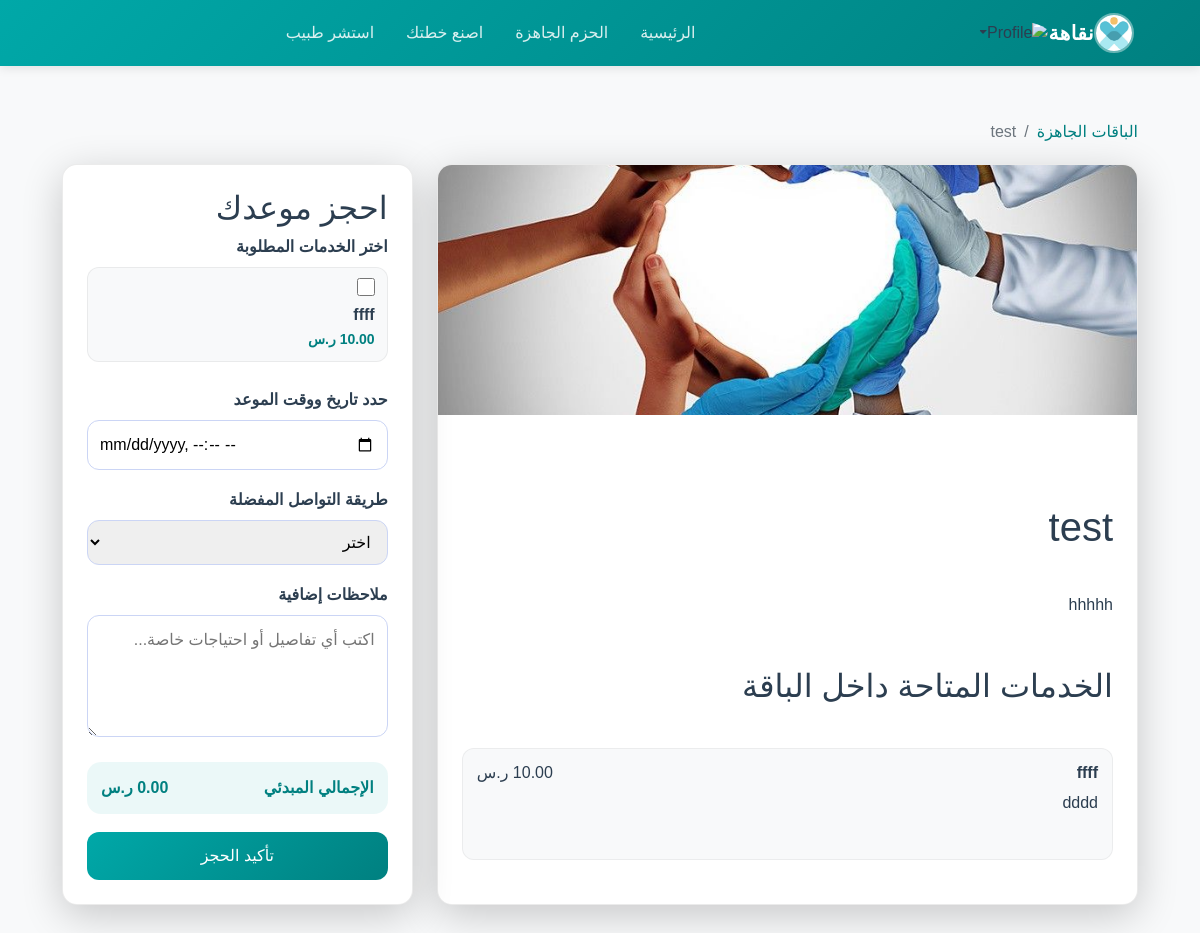
Screenshot of /book_package/3 (signed in) with the database file from the repository.
### models.py (models this page shows)
class Package(db.Model):
    id = db.Column(db.Integer, primary_key=True)
    title = db.Column(db.String(100))
    description = db.Column(db.Text)
    image = db.Column(db.String(200))
    provider_id = db.Column(db.Integer, db.ForeignKey('company.id'))
    approved_by = db.Column(db.Integer, db.ForeignKey('admin.id'))
    status = db.Column(db.String(50), default="pending")
    admin_note = db.Column(db.Text)
    status_updated_at = db.Column(db.DateTime)
    services = db.relationship("PackageService", backref="package", lazy=True)
    bookings = db.relationship("Booking", backref="package", lazy=True)
    doctor_service_links = db.relationship("DoctorServiceLink", backref="package", lazy=True)

class PackageService(db.Model):
    id = db.Column(db.Integer, primary_key=True)
    package_id = db.Column(db.Integer, db.ForeignKey('package.id'))
    service_name = db.Column(db.String(100))
    service_description = db.Column(db.Text)
    service_price = db.Column(db.Float)
    selections = db.relationship(
        "BookingServiceSelection",
        backref="package_service",
        lazy=True
    )
    doctor_links = db.relationship("DoctorServiceLink", backref="package_service", lazy=True)

### app.py (the view, shortened to what this page needs)
@app.route('/book_package/<int:package_id>', methods=['GET', 'POST'])
def book_package(package_id):
    if 'user_id' not in session:
        flash("يجب تسجيل الدخول أولاً", "danger")
        return redirect(url_for('login'))
    user_id = session['user_id']
    user = User.query.get(user_id)
    package = (
        Package.query
        .options(joinedload(Package.services))
        .get_or_404(package_id)
    )
    if package.status != 'approved':
        flash("هذه الباقة غير متاحة للحجز حالياً", "danger")
        return redirect(url_for('ready_packages'))
    if not package.services:
        flash("هذه الباقة لا تحتوي على خدمات متاحة للحجز حالياً", "danger")
        return redirect(url_for('ready_packages'))
    selected_services = package.services
    return render_template('book_package.html', package=package, services=selected_services, user=user)

### templates/book_package.html (shortened to what this page needs)
{% extends "base.html" %}
{% block content %}
<section class="booking-section">
  <div class="breadcrumb">
    <a href="{{ url_for('ready_packages') }}">الباقات الجاهزة</a>
    <span>/</span>
    <span>{{ package.title }}</span>
  </div>
  <div class="booking-layout">
    <article class="package-summary">
      <img src="{{ url_for('static', filename='images/' ~ package.image) }}" alt="{{ package.title }}">
      <div class="info">
        <h1>{{ package.title }}</h1>
        <p>{{ package.description }}</p>
        {% if services %}
          <h2>الخدمات المتاحة داخل الباقة</h2>
          <ul>
            {% for service in services %}
              <li>
                <div class="service-head">
                  <strong>{{ service.service_name }}</strong>
                  {% if service.service_price is not none %}
                    <span>{{ '%.2f' | format(service.service_price) }} ر.س</span>
                  {% endif %}
                </div>
                {% if service.service_description %}
                  <p>{{ service.service_description }}</p>
                {% endif %}
              </li>
            {% endfor %}
          </ul>
        {% endif %}
      </div>
    </article>
    <aside class="booking-form-card">
      <h2>احجز موعدك</h2>
      <form method="POST" class="booking-form">
        <div class="form-group">
          <label>اختر الخدمات المطلوبة</label>
          <div class="services-options">
            {% for service in services %}
              <label class="service-option">
                <input type="checkbox" name="service_ids" value="{{ service.id }}" data-price="{{ service.service_price or 0 }}">
                <span>
                  <strong>{{ service.service_name }}</strong>
                  {% if service.service_price is not none %}
                    <small>{{ '%.2f' | format(service.service_price) }} ر.س</small>
                  {% endif %}
                </span>
              </label>
            {% endfor %}
          </div>
        </div>
        <div class="form-group">
          <label for="scheduled_for">حدد تاريخ ووقت الموعد</label>
          <input type="datetime-local" id="scheduled_for" name="scheduled_for" required>
        </div>
        <div class="form-group">
          <label for="contact_method">طريقة التواصل المفضلة</label>
          <select id="contact_method" name="contact_method">
            <option value="">اختر</option>
          </select>
        </div>
        <div class="form-group">
          <label for="notes">ملاحظات إضافية</label>
          <textarea id="notes" name="notes" placeholder="اكتب أي تفاصيل أو احتياجات خاصة..." rows="4"></textarea>
        </div>
        <div class="summary">
          <span>الإجمالي المبدئي</span>
          <strong id="total">0.00 ر.س</strong>
        </div>
        <button type="submit" class="btn-primary">تأكيد الحجز</button>
      </form>
    </aside>
  </div>
</section>
{% endblock %}

### static/css/style.css (style rules this page uses)
:root { --primary-color: #0ea5e9; --secondary-color: #0f172a; --accent-color: #fbbf24; --success-color: #28a745; --dark-color: #1a1a1a; --light-bg: #f8f9fa; --text-primary: #2c3e50; --text-secondary: #6c757d; --border-radius: 15px; --transition: all 0.3s ease; --shadow-sm: 0 2px 10px rgba(0,0,0,0.1); --shadow-md: 0 5px 20px rgba(0,0,0,0.15); --shadow-lg: 0 10px 40px rgba(0,0,0,0.2); }
body { background: var(--light-bg); color: var(--text-primary); font-family: 'Cairo', 'Segoe UI', sans-serif; }

### static/css/ready_packages.css (style rules this page uses)
:root { --primary-color: #00a8a8; --secondary-color: #008080; --accent-color: #ffc107; --success-color: #28a745; --dark-color: #1a1a1a; --light-bg: #f8f9fa; --text-primary: #2c3e50; --text-secondary: #6c757d; --border-radius: 15px; --transition: all 0.3s ease; --shadow-sm: 0 2px 10px rgba(0,0,0,0.1); --shadow-md: 0 5px 20px rgba(0,0,0,0.15); --shadow-lg: 0 10px 40px rgba(0,0,0,0.2); }
body { font-family: "Tajawal", sans-serif; background-color: var(--light-bg); margin: 0; padding: 0; color: var(--text-primary); }

### templates/book_package.html (style rules this page uses)
.booking-section { max-width: 1200px; margin: 0 auto; padding: 30px 20px 60px; }
.breadcrumb { display: flex; gap: 8px; align-items: center; margin-bottom: 20px; color: var(--text-secondary); }
.breadcrumb a { color: var(--secondary-color); text-decoration: none; }
.booking-layout { display: grid; grid-template-columns: 2fr 1fr; gap: 24px; }
.package-summary { background: #fff; border-radius: var(--border-radius); border: 1px solid rgba(0,0,0,0.08); box-shadow: var(--shadow-lg); overflow: hidden; display: grid; gap: 0; }
.package-summary img { width: 100%; height: 250px; object-fit: cover; }
.package-summary .info { padding: 22px 24px 28px; display: grid; gap: 18px; }
.package-summary ul { list-style: none; padding: 0; display: grid; gap: 12px; }
.package-summary li { background: var(--light-bg); border-radius: 12px; padding: 12px 14px; border: 1px solid rgba(0,0,0,0.05); }
.service-head { display: flex; justify-content: space-between; margin-bottom: 6px; }
.booking-form-card { background: #fff; border-radius: var(--border-radius); border: 1px solid rgba(0,0,0,0.08); box-shadow: var(--shadow-lg); padding: 24px; height: fit-content; }
.booking-form { display: grid; gap: 18px; }
.form-group label { display: block; font-weight: 600; margin-bottom: 8px; color: var(--text-primary); }
.services-options { display: grid; gap: 12px; }
.service-option { display: flex; gap: 12px; align-items: center; background: var(--light-bg); border-radius: 12px; border: 1px solid rgba(0,0,0,0.06); padding: 10px 12px; }
.service-option input { width: 18px; height: 18px; }
.service-option strong { display: block; color: var(--text-primary); }
.service-option small { color: var(--secondary-color); }
input[type="datetime-local"], select, textarea { width: 100%; border-radius: 12px; border: 1px solid #cbd5f5; padding: 12px; font-size: 1rem; }
textarea { resize: vertical; }
.summary { display: flex; justify-content: space-between; background: rgba(0,168,168,0.08); border-radius: 14px; padding: 14px; font-weight: 600; color: var(--secondary-color); }
.btn-primary { background: linear-gradient(135deg, var(--primary-color) 0%, var(--secondary-color) 100%); color: #fff; border: none; border-radius: 12px; padding: 12px 16px; font-size: 1rem; cursor: pointer; transition: var(--transition); }

### rows the page displays
Package: title "test", image+title (picture), description "hhhhh"
PackageService: service_name "ffff", service_description "dddd", service_price "10.00"
